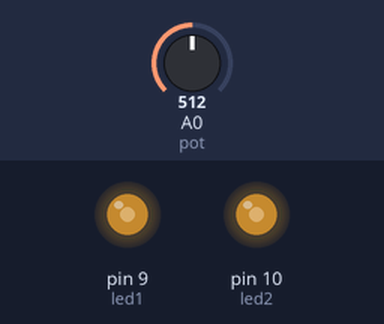
Bench run of a sketch on a simulated Arduino Uno, built with avr-gcc and run on an emulated ATmega328P. Parts: output pins drawn as LEDs (lit = HIGH). The inputs (shaded band) are chosen by the test bench; at power-on: A0 (pot) = 512.

Above: at 1.2 s.
1.3 s: A0 (pot) set to 716
At 1.6 s:
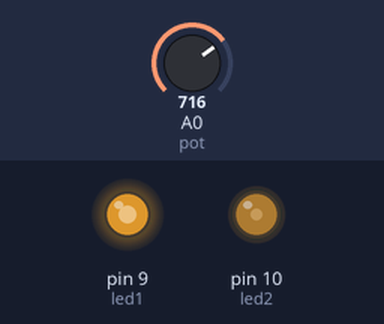
2.8 s: A0 (pot) set to 900
At 4.0 s:
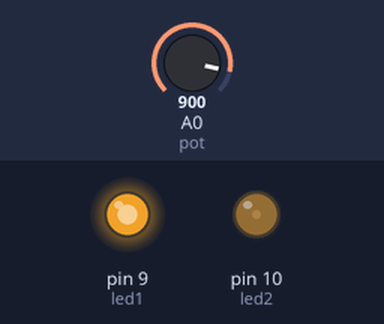
4.3 s: A0 (pot) set to 1023
At 5.1 s:
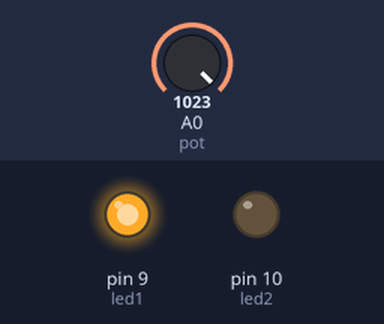
5.8 s: A0 (pot) set to 306
At 6.3 s:
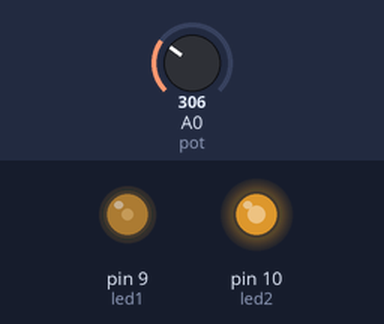
7.3 s: A0 (pot) set to 122
At 8.5 s:
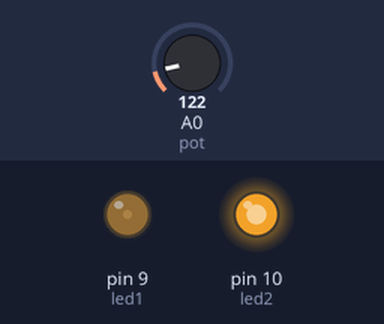
8.8 s: A0 (pot) set to 511
At 9.7 s:
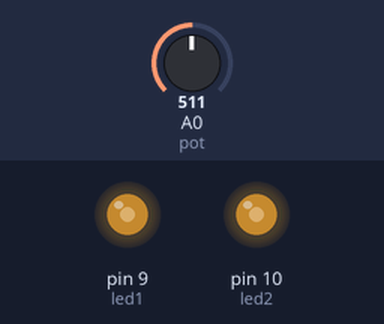
Timing chart, 0 to 11.3 s (numbered marks = the images above; inputs shaded):
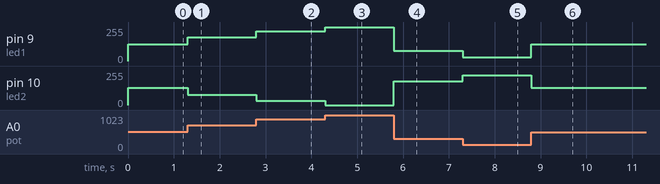

The sketch:

trial3.ino
```cpp
#define led1 9
#define led2 10
#define pot A0

void setup(){
  pinMode(led1, OUTPUT);
  pinMode(led2, OUTPUT);
}

void loop(){
  int potvalue = analogRead(pot);

  int ld1 = map(potvalue, 0, 1023, 0 ,255);
  int ld2 = 255-ld1;

  analogWrite(led1, ld1);
  analogWrite(led2, ld2);

}
```

Measured:
- after the input at 1.3 s, pin 9 (led1): 127/255 → 178/255 at once; pin 10 (led2): 128/255 → 77/255 at once
- after the input at 2.8 s, pin 9 (led1): 178/255 → 224/255 at once; pin 10 (led2): 77/255 → 31/255 at once
- after the input at 4.3 s, pin 9 (led1): 224/255 → 255/255 at once; pin 10 (led2): 31/255 → 0/255 at once
- after the input at 5.8 s, pin 9 (led1): 255/255 → 76/255 at once; pin 10 (led2): 0/255 → 179/255 at once
- after the input at 7.3 s, pin 9 (led1): 76/255 → 30/255 at once; pin 10 (led2): 179/255 → 225/255 at once
- after the input at 8.8 s, pin 9 (led1): 30/255 → 127/255 at once; pin 10 (led2): 225/255 → 128/255 at once
